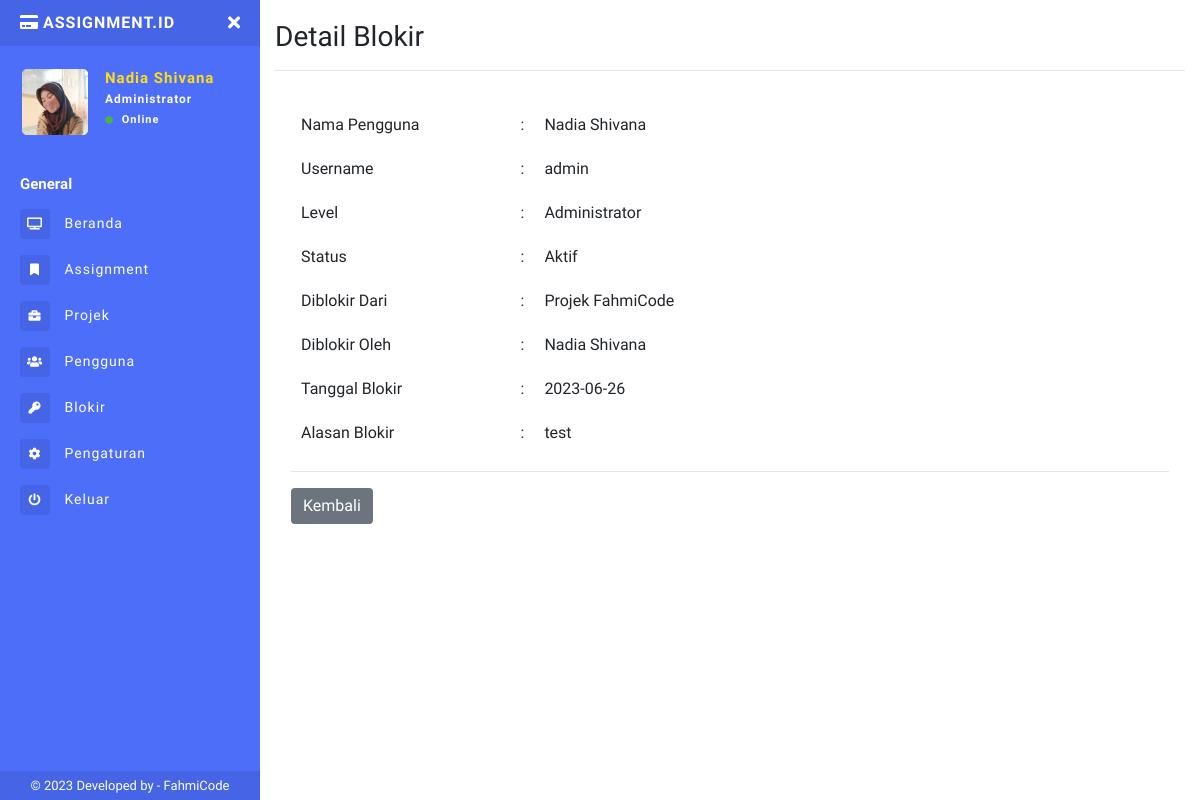
/app/detail-blokir.php?id=15 (signed in), run on the app's committed database.
### tables this page shows
CREATE TABLE `tb_pengguna` (
  `id` int(11) NOT NULL,
  `nama` varchar(50) NOT NULL,
  `username` varchar(30) NOT NULL,
  `password` varchar(40) NOT NULL,
  `email` varchar(50) NOT NULL,
  `tlpn` varchar(20) NOT NULL,
  `level` enum('Member','Leader','Administrator') NOT NULL,
  `logo` varchar(40) NOT NULL,
  `status` tinyint(4) NOT NULL,
  `kd_projek` varchar(20) NOT NULL,
  `created_at` timestamp NOT NULL DEFAULT current_timestamp(),
  `update_at` datetime DEFAULT NULL
);

CREATE TABLE `tb_blokir` (
  `id` int(11) NOT NULL,
  `id_pengguna` varchar(20) NOT NULL,
  `kd_projek` varchar(20) NOT NULL,
  `alasan` text NOT NULL,
  `blokir_by` varchar(50) NOT NULL,
  `created_at` date DEFAULT NULL
);

CREATE TABLE `tb_projek` (
  `kode_projek` char(12) NOT NULL,
  `nama` varchar(50) NOT NULL,
  `deskripsi` text NOT NULL,
  `token_projek` char(6) NOT NULL,
  `progress_projek` int(5) NOT NULL,
  `target_selesai` date DEFAULT NULL,
  `status` tinyint(4) NOT NULL,
  `created_by` varchar(10) NOT NULL,
  `created_at` date DEFAULT NULL,
  `update_at` datetime DEFAULT NULL
);

### app/detail-blokir.php (the view, shortened to what this page needs)
<?php
include 'sidebar.php';
$query = "SELECT tb_pengguna.nama AS pengguna,tb_pengguna.username,tb_blokir.alasan,tb_projek.nama AS nm_projek,tb_pengguna.level,tb_pengguna.status,tb_blokir.created_at,tb_blokir.id,tb_blokir.blokir_by,tb_pengguna.logo,tb_pengguna.status,tb_blokir.kd_projek FROM tb_blokir INNER JOIN tb_pengguna ON tb_blokir.id_pengguna = tb_pengguna.id INNER JOIN tb_projek ON tb_blokir.kd_projek = tb_projek.kode_projek WHERE tb_blokir.id = '" . $_GET['id'] . "'";
$run = mysqli_query($conn, $query);
if (mysqli_num_rows($run) > 0) {
  $blokir = mysqli_fetch_object($run);
?>
  <h1 class="h3 mb-0">
    Detail Blokir
  </h1>
  <hr>
  <div class="modal-body">
    <table border="0" width="100%" cellpadding="10px" style="padding-left: 2px; padding-right: 13px;">
      <tbody>
        <tr>
          <td width="25%" valign="top" class="text">Nama Pengguna</td>
          <td width="2%">:</td>
          <td><?= $blokir->pengguna; ?></td>
        </tr>
        <tr>
          <td class="text">Username</td>
          <td>:</td>
          <td><?= $blokir->username; ?></td>
        </tr>
        <tr>
          <td class="text">Level</td>
          <td>:</td>
          <td><?= $blokir->level; ?></td>
        </tr>
        <tr>
          <td class="text">Status</td>
          <td>:</td>
          <td><?= $blokir->status = 1 ? "Aktif" : "Tidak Aktif"; ?></td>
        </tr>
        <tr>
          <td class="text">Diblokir Dari</td>
          <td>:</td>
          <td class="">Projek <?= $blokir->nm_projek; ?></td>
        </tr>
        <tr>
          <td class="text">Diblokir Oleh</td>
          <td>:</td>
          <td><?= $blokir->blokir_by; ?></td>
        </tr>
        <tr>
          <td class="text">Tanggal Blokir</td>
          <td>:</td>
          <td><?= $blokir->created_at; ?></td>
        </tr>
        <tr>
          <td class="text">Alasan Blokir</td>
          <td>:</td>
          <td><?= $blokir->alasan; ?></td>
        </tr>
      </tbody>
    </table>
    <hr>
    <button type="button" class="btn btn-secondary text-left" onclick="history.back(-1)">Kembali</button>
  </div>
<?php } else { ?>
  <script>
    window.location = 'anggota.php'
  </script>
<?php } ?>
<?php include "footer.php" ?>

### app/sidebar.php (shortened to what this page needs)
<?php
include '../connection/koneksi.php';
$query = "SELECT * FROM tb_pengguna WHERE id = '" .  $_COOKIE['id'] . "'";
$run = mysqli_query($conn, $query);
$d = mysqli_fetch_array($run);
?>
<!DOCTYPE html>
<html>
<head>
  <link rel="stylesheet" href="https://maxcdn.bootstrapcdn.com/bootstrap/4.0.0/css/bootstrap.min.css">
  <link href="../assets/css/style.css" rel="stylesheet">
  <link href="https://use.fontawesome.com/releases/v5.0.6/css/all.css" rel="stylesheet">
  <link href="../assets/vendor/datatables/dataTables.bootstrap4.min.css" rel="stylesheet">
  <link href="../assets/vendor/datatables/responsive.bootstrap4.min.css" rel="stylesheet">
</head>
<body>
  <div class="page-wrapper chiller-theme toggled">
    <nav id="sidebar" class="sidebar-wrapper">
      <div class="sidebar-content">
        <div class="sidebar-brand">
          <a href="./"><i class="fa fa-credit-card mr-1 text-uppercase"></i>assignment.id</a>
          <div id="close-sidebar">
            <i class="fas fa-times"></i>
          </div>
        </div>
        <div class="sidebar-header">
          <div class="user-pic" style="height:70px;width:70px;">
            <img class="img-responsive img-rounded" src="../uploads/profil/<?= $d['logo']; ?>" alt="User picture">
          </div>
          <div class="user-info">
            <span class="user-name"><?= $d['nama']; ?>
            </span>
            <span class="user-role"><?= $d['level'] ?> <?= $d['level'] != 'Administrator' ? 'Team' : '' ?></span>
            <span class="user-status">
              <i class="fa fa-circle"></i>
              <span>Online</span>
            </span>
          </div>
        </div>
        <div class="sidebar-menu">
          <ul>
            <li class="header-menu">
              <span>General</span>
            </li>
            <li>
              <a href="index.php">
                <i class="fas fa-tv"></i>
                <span>Beranda</span>
              </a>
            </li>
            <li>
              <a href="info-task.php">
                <i class="fa fa-fw fa-bookmark"></i>
                <span>Assignment</span>
              </a>
            </li>
            <?php
            if ($d['level'] == "Administrator" || $d['level'] == "Leader") { ?>
              <li class="nav-item">
                <a class="nav-link collapsed" href="#" data-toggle="collapse" data-target="#collapseTwo" aria-expanded="true" aria-controls="collapseTwo">
                  <i class="fa fa-briefcase"></i>
                  <span>Projek</span>
                </a>
              </li>
            <?php } ?>
            <?php
            if ($d['level'] == "Administrator") { ?>
              <li>
                <a href="pengguna.php">
                  <i class="fas fa-users"></i>
                  <span>Pengguna</span>
                </a>
              </li>
              <li>
                <a href="daftar-blokir.php">
                  <i class="fas fa-key"></i>
                  <span>Blokir</span>
                </a>
              </li>
            <?php  }  ?>
            <li>
              <a href="pengaturan.php">
                <i class="fa fa-cog"></i>
                <span>Pengaturan</span>
              </a>
            </li>
            <li>
              <a href="#Exit" data-toggle="modal">
                <i class="fa fa-power-off"></i>
                <span>Keluar</span>
              </a>
            </li>
          </ul>
        </div>
      </div>
      <div class="sidebar-footer">
        © 2023 Developed by - <a target="_blank" rel="noopener noreferrer" href="https://fahmi965.000webhostapp.com/Portofolio.html">
          FahmiCode</a>
      </div>
    </nav>
    <main class="page-content">
      <div class="container-fluid">

### data on the page
tb_pengguna: logo (picture), nama "Nadia Shivana", level "Administrator"
tb_blokir: id_pengguna.nama "Nadia Shivana", id_pengguna.username "admin", id_pengguna.level "Administrator", kd_projek.nama "FahmiCode", blokir_by "Nadia Shivana", created_at "2023-06-26", alasan "test"

### other printed values
$blokir->status = 1 ? "Aktif" : "Tidak Aktif" "Aktif"
